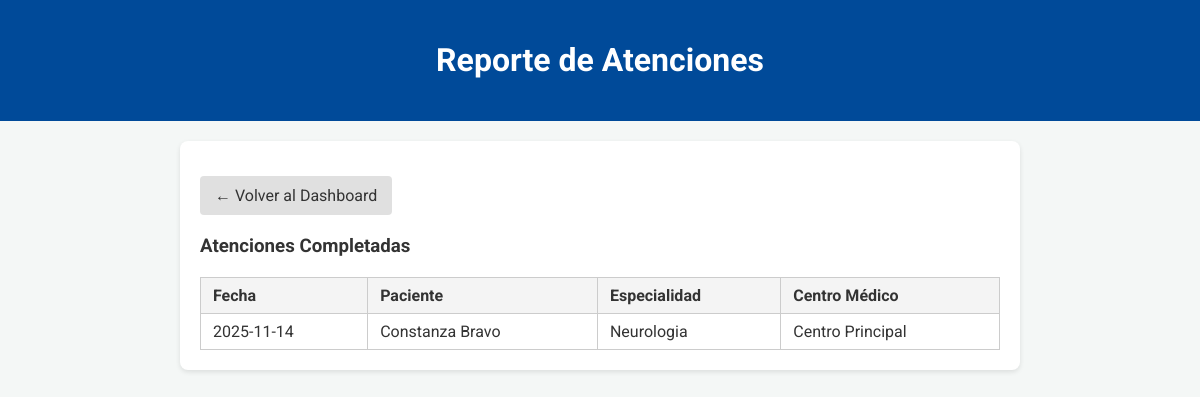
Screenshot of /reportes/reporte_atenciones/ with the database file from the repository.
### agendamiento/models.py (models this page shows, shortened)
class Cita(models.Model):
    centro_medico = models.CharField(max_length=200, default='Centro Principal')
    especialidad = models.CharField(max_length=200)
    fecha_hora = models.DateTimeField()
    paciente = models.ForeignKey(Paciente, on_delete=models.CASCADE, related_name="citas")
    ESTADO_CHOICES = [
        ('AGENDADA', 'Agendada'),
        ('CANCELADA', 'Cancelada'),
        ('COMPLETADA', 'Completada'),
    ]
    estado = models.CharField(max_length=10, choices=ESTADO_CHOICES, default='AGENDADA')

### pacientes/models.py (models this page shows, shortened)
class Paciente(models.Model):
    rut = models.CharField(max_length=12, unique=True, help_text="RUT sin puntos y con guión")
    nombre_completo = models.CharField(max_length=255)
    prevision = models.CharField(max_length=100, blank=True, null=True)

### reportes/views.py (the view)
# urls.py: path('reporte_atenciones/', views.reporte_atenciones, name='reporte_atenciones'),
def reporte_atenciones(request):
    citas_completadas = Cita.objects.filter(estado='COMPLETADA')
    context = {
        'citas': citas_completadas
    }
    return render(request, 'reportes/reporte_atenciones.html', context)

### templates/reportes/reporte_atenciones.html (shortened to what this page needs)
{% load static %}
<link rel="stylesheet" href="{% static 'css/style.css' %}">
<header>
    <h1>Reporte de Atenciones</h1>
</header>
<main>
    <section class="module">
        <a href="{% url 'dashboard_reportes' %}" class="button">&larr; Volver al Dashboard</a>
        <h3 style="margin-top: 20px;">Atenciones Completadas</h3>
        <table class="data-grid" style="margin-top: 20px;">
            <thead>
                <tr>
                    <th>Fecha</th>
                    <th>Paciente</th>
                    <th>Especialidad</th>
                    <th>Centro Médico</th>
                </tr>
            </thead>
            <tbody>
                {% for cita in citas %}
                <tr>
                    <td>{{ cita.fecha_hora|date:"Y-m-d" }}</td>
                    <td>{{ cita.paciente.nombre_completo }}</td>
                    <td>{{ cita.especialidad }}</td>
                    <td>{{ cita.centro_medico }}</td>
                </tr>
                {% empty %}
                <tr>
                    <td colspan="4">No hay atenciones completadas para mostrar.</td>
                </tr>
                {% endfor %}
            </tbody>
        </table>
    </section>
</main>

### static/css/style.css (style rules this page uses)
header { background-color: #004a99; color: white; padding: 20px; text-align: center; }
main { max-width: 800px; margin: 20px auto; padding: 20px; background-color: #ffffff; border-radius: 8px; box-shadow: 0 2px 5px rgba(0,0,0,0.1); }
button, .button { padding: 10px 15px; margin-top: 15px; border: none; border-radius: 4px; background-color: #e0e0e0; color: #333; font-size: 16px; cursor: pointer; text-decoration: none; display: inline-block; }

### templates/reportes/reporte_atenciones.html (style rules this page uses)
.data-grid { width: 100%; border-collapse: collapse; margin-top: 15px; }
.data-grid th, .data-grid td { border: 1px solid #ccc; padding: 8px 12px; text-align: left; }
.data-grid th { background-color: #f4f4f4; }

### rows the page displays
Cita: fecha_hora "2025-11-14", paciente.nombre_completo "Constanza Bravo", especialidad "Neurologia", centro_medico "Centro Principal"
